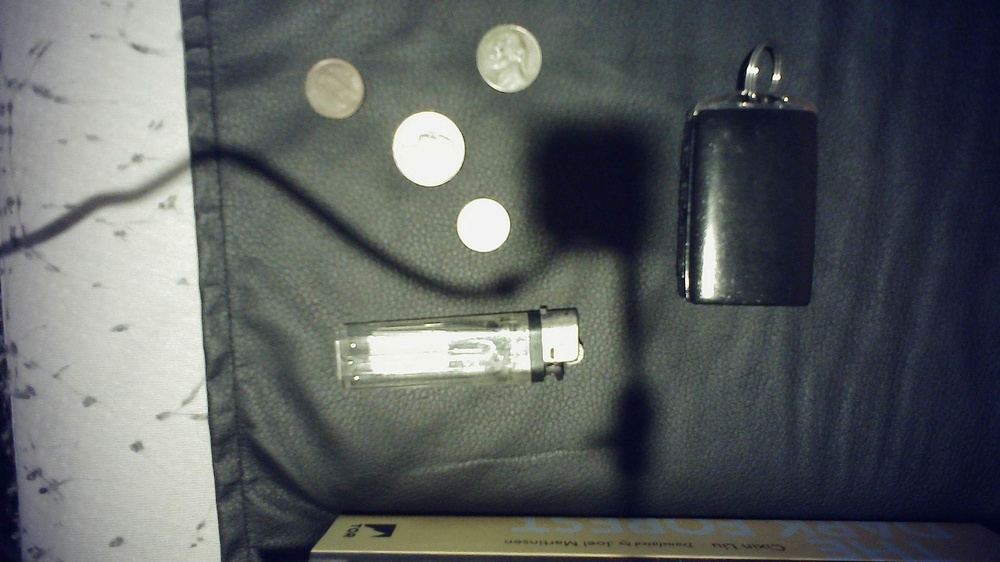
#> input picture Pyimagesearch/capture1.jpg, 1000 x 562 px, shrunk from 1920 x 1080 before the run, given in place of the camera
$ python objet_size3RealTime.py   (older library calls are emulated)
#> lines starting #> are read from the running program, lines starting #| are printed output that depends on the picture; after the words box and inside, x2 and y2 are one past the last pixel; in counts of white or black regions, pixels touching at a corner belong together
from scipy.spatial import distance as dist
from imutils import perspective
from imutils import contours
import numpy as np
import imutils
import cv2


def midpoint(ptA, ptB):
    return ((ptA[0] + ptB[0]) * 0.5, (ptA[1] + ptB[1]) * 0.5)

# Initialize the video capture object
cap = cv2.VideoCapture(0)

# Read the first frame from the video feed
ret, frame = cap.read()
#> frame is the input picture: shape (562, 1000, 3); mean B, G, R 96.3, 95.6, 91.4

# Trackbar callback function
def on_trackbar(value):
    global min_contour_area
    min_contour_area = value

# Create a window for displaying the video feed
cv2.namedWindow("Image")

# Create a trackbar for adjusting the minimum contour area
cv2.createTrackbar("Min Contour Area", "Image", 200, 1000, on_trackbar)

while True:
    # Read the current frame from the video feed
    ret, frame = cap.read()

    # Convert the frame to grayscale and blur it slightly
    gray = cv2.cvtColor(frame, cv2.COLOR_BGR2GRAY)
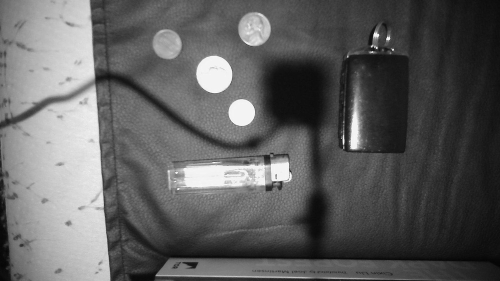
#> gray: shape (562, 1000) (shown at 1/2 size); min 1, max 255, mean 94.5
    gray = cv2.GaussianBlur(gray, (7, 7), 0)

    # Perform edge detection, dilation, and erosion
    edged = cv2.Canny(gray, 50, 100)
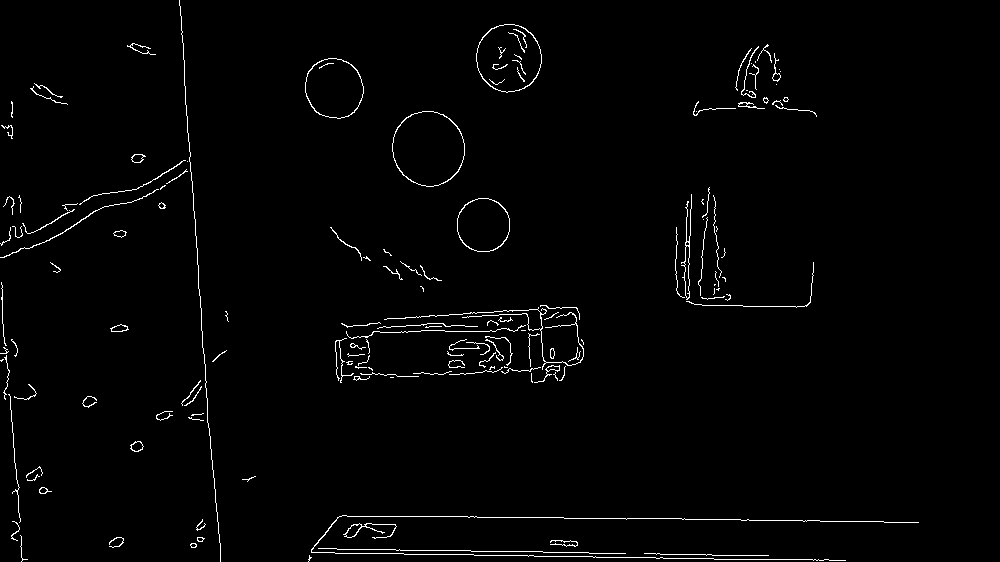
#> edged: shape (562, 1000); 1.6% white in thin lines or dots
    edged = cv2.dilate(edged, None, iterations=1)
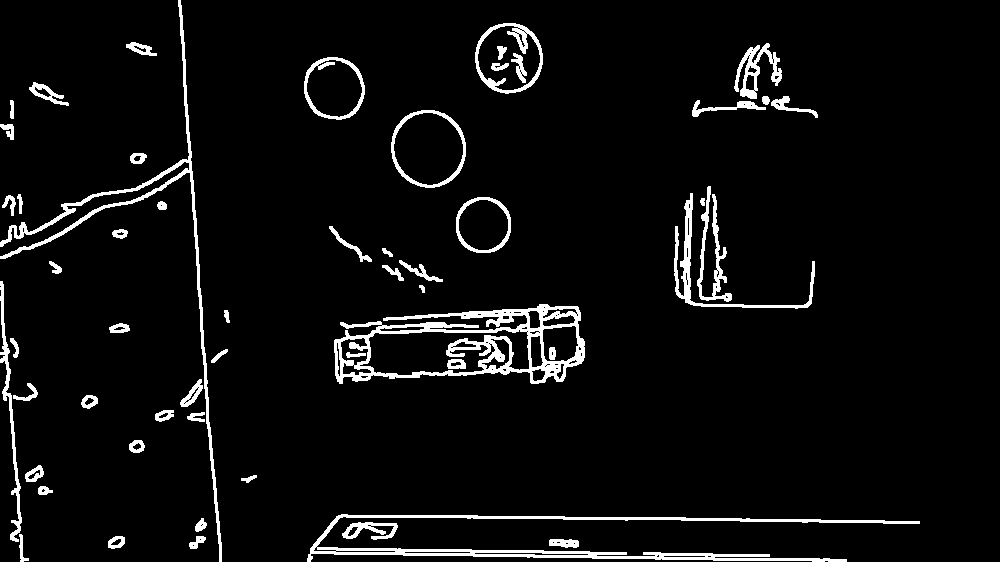
#> edged: shape (562, 1000); 5.1% white; 55 white regions, largest, box (x1, y1, x2, y2) and area: (334, 304, 585, 384) 6211, (307, 514, 920, 562) 4981, (0, 0, 222, 562) 3575
    edged = cv2.erode(edged, None, iterations=1)
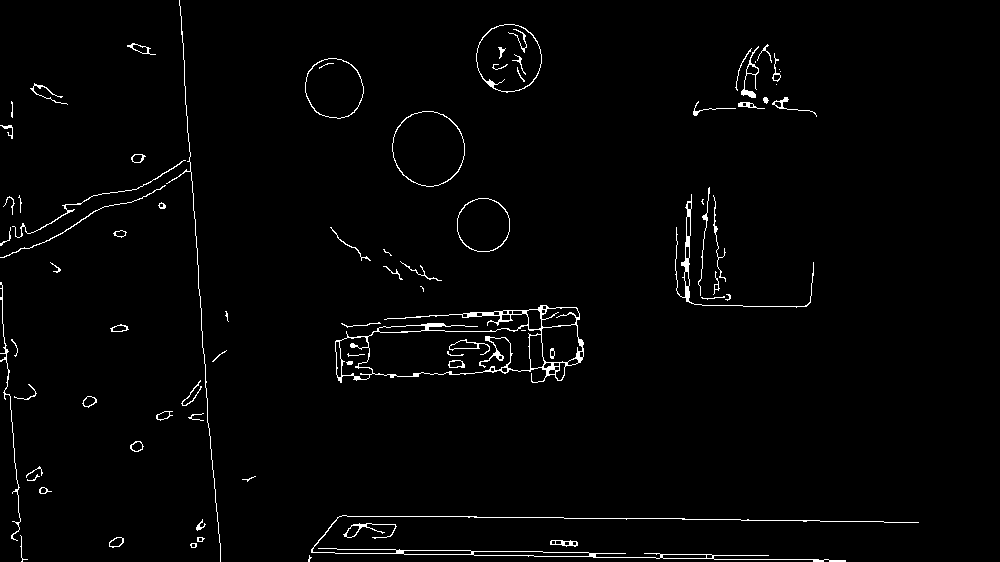
#> edged: shape (562, 1000); 1.8% white in thin lines or dots

    # Find contours in the edge map
    cnts = cv2.findContours(edged.copy(), cv2.RETR_EXTERNAL, cv2.CHAIN_APPROX_SIMPLE)
#> cnts = 68 contours, 31 with area under 20; largest, box (x1, y1, x2, y2) and area: (335, 305, 584, 383) 12037, (392, 111, 465, 187) 4242, (476, 24, 542, 93) 3460, (305, 58, 364, 119) 2740, (457, 198, 510, 252) 2234
    cnts = imutils.grab_contours(cnts)

    # Sort the contours from left-to-right and initialize the 'pixels per metric' calibration variable
    (cnts, _) = contours.sort_contours(cnts)
    pixelsPerMetric = None

    #  Get the current trackbar position
    min_contour_area = cv2.getTrackbarPos("Min Contour Area", "Image")

    # Loop over the contours individually
    for c in cnts:
        # If the contour is not sufficiently large, ignore it
        if cv2.contourArea(c) < 200:
            continue

        # Compute the rotated bounding box of the contour
        orig = frame.copy()
        box = cv2.minAreaRect(c)
        box = cv2.boxPoints(box) if imutils.is_cv2 else cv2.boxPoints(box)
        box = np.array(box, dtype="int")

        # Order the points in the contour, draw the outline of the rotated bounding box, and draw the vertices
        box = perspective.order_points(box)
        cv2.drawContours(orig, [box.astype("int")], -1, (0, 255, 0), 2)
        for (x, y) in box:
            cv2.circle(orig, (int(x), int(y)), 5, (0, 0, 255), -1)

        # Compute the midpoints between the bounding box coordinates
        (tl, tr, br, bl) = box
        (tltrX, tltrY) = midpoint(tl, tr)
        (blbrX, blbrY) = midpoint(bl, br)
        (tlblX, tlblY) = midpoint(tl, bl)
        (trbrX, trbrY) = midpoint(tr, br)

        # Draw the midpoints on the image
        cv2.circle(orig, (int(tltrX), int(tltrY)), 5, (255, 0, 0), -1)
        cv2.circle(orig, (int(blbrX), int(blbrY)), 5, (255, 0, 0), -1)
        cv2.circle(orig, (int(tlblX), int(tlblY)), 5, (255, 0, 0), -1)
        cv2.circle(orig, (int(trbrX), int(trbrY)), 5, (255, 0, 0), -1)

        # Draw lines between the midpoints
        cv2.line(orig, (int(tltrX), int(tltrY)), (int(blbrX), int(blbrY)), (255, 0, 255), 2)
        cv2.line(orig, (int(tlblX), int(tlblY)), (int(trbrX), int(trbrY)), (255, 0, 255), 2)

        # Compute the Euclidean distances between the midpoints
        dA = dist.euclidean((tltrX, tltrY), (blbrX, blbrY))
        dB = dist.euclidean((tlblX, tlblY), (trbrX, trbrY))

        # If the pixels per metric has not been initialized, compute it based on a reference object size
        if pixelsPerMetric is None:
            pixelsPerMetric = dB / 0.955  # Use a reference object width in inches

        # Compute the size of the object
        dimA = dA / pixelsPerMetric
        dimB = dB / pixelsPerMetric

        # Draw the object sizes on the image
        cv2.putText(orig, "{:.1f} in".format(dimA), (int(tltrX - 15), int(tltrY - 10)), cv2.FONT_HERSHEY_SIMPLEX, 0.65,
                    (255, 255, 255), 2)
        cv2.putText(orig, "{:.1f} in".format(dimB), (int(tlblX - 15), int(tlblY - 10)), cv2.FONT_HERSHEY_SIMPLEX, 0.65,
                    (255, 255, 255), 2)

        # Show the output image
        cv2.imshow("Image", orig)
#> this loop made 68 passes
#> (tl, tr, br, bl, tltrX, tltrY, blbrX, blbrY) on pass 35: ([305, 58], [363, 58], [363, 118], [305, 118], 334, 58, 334, 118)
#> after the loop, pixelsPerMetric = 60.73

    # If 'q' is pressed, break from the loop
    if cv2.waitKey(1) == ord("q"):
#> (key q is pressed here)
        break

# Release the video capture object and close all windows
cap.release()
cv2.destroyAllWindows()

$ run again, on Pyimagesearch/capture2.jpg
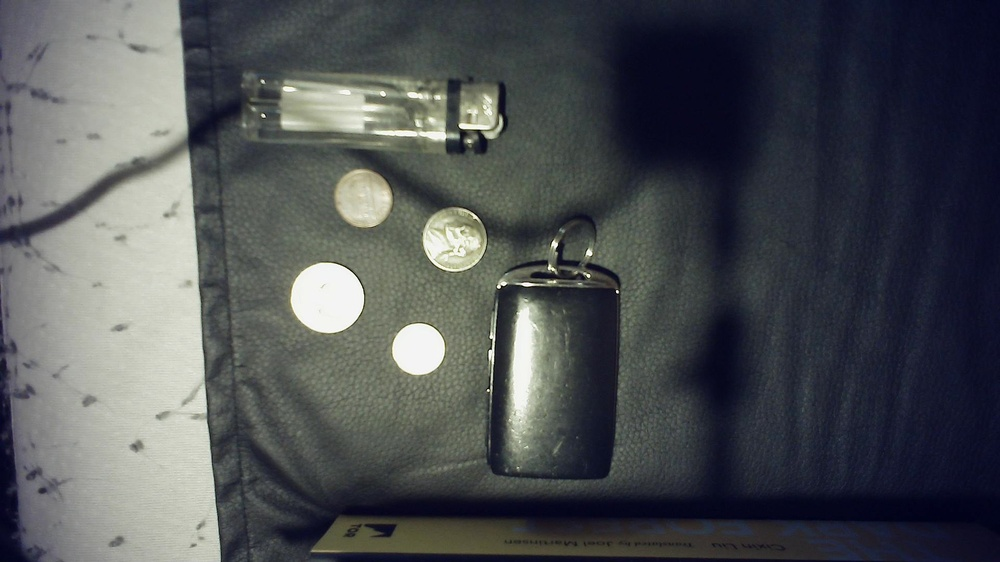
#> input picture Pyimagesearch/capture2.jpg, 1000 x 562 px, shrunk from 1920 x 1080 before the run, given in place of the camera
#> frame is the input picture: shape (562, 1000, 3); mean B, G, R 83.5, 80.7, 77.7
#> `edged = cv2.Canny(gray, 50, 100)`:
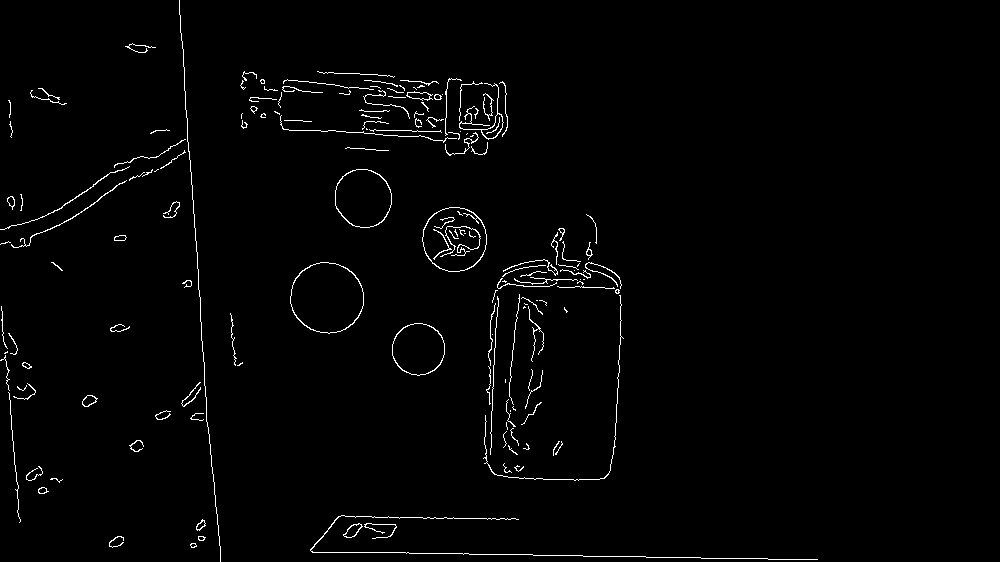
#> edged: shape (562, 1000); 1.6% white in thin lines or dots, all inside (x1, y1, x2, y2) = (0, 0, 818, 562)
#> `edged = cv2.erode(edged, None, iterations=1)`:
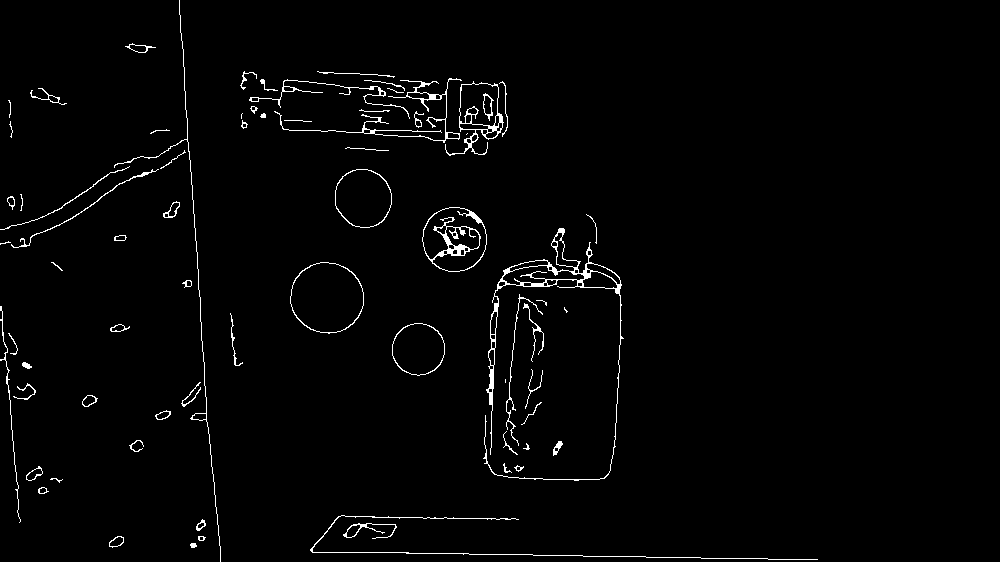
#> edged: shape (562, 1000); 1.8% white in thin lines or dots, all inside (x1, y1, x2, y2) = (0, 0, 818, 562)
#> cnts = 71 contours, 31 with area under 20; largest, box (x1, y1, x2, y2) and area: (290, 262, 364, 334) 4058, (422, 207, 487, 272) 3253, (483, 228, 624, 481) 3143, (335, 169, 392, 228) 2597, (392, 323, 445, 376) 2138
#> the loop `for c in cnts:` made 71 passes
#> (tl, tr, br, bl, tltrX, tltrY, blbrX, blbrY) on pass 41: ([274, 78], [461, 78], [461, 142], [274, 142], 367.5, 78, 367.5, 142)
#> after the loop `for c in cnts:`: pixelsPerMetric = 195.8

$ run again, on Pyimagesearch/capture3.jpg
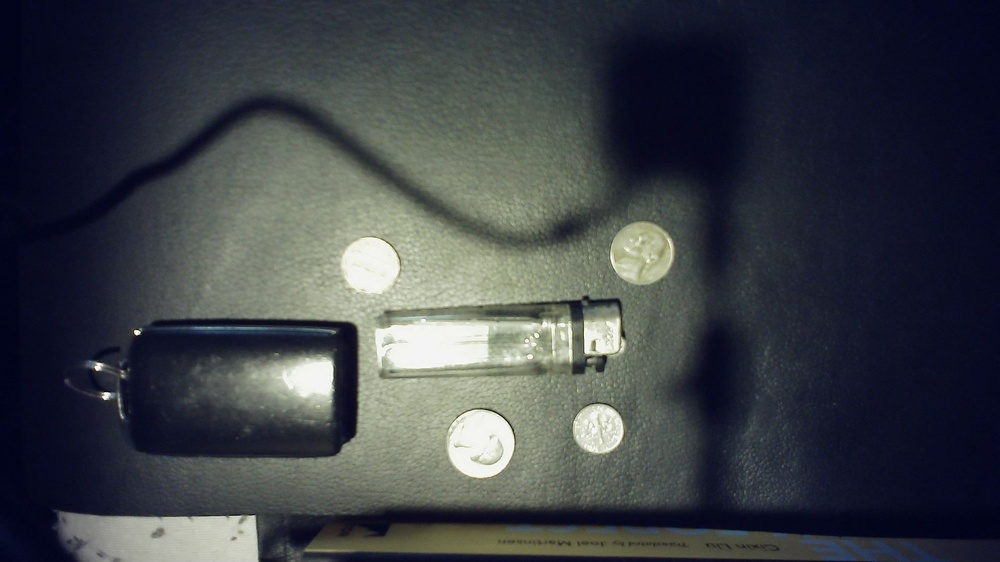
#> input picture Pyimagesearch/capture3.jpg, 1000 x 562 px, shrunk from 1920 x 1080 before the run, given in place of the camera
#> frame is the input picture: shape (562, 1000, 3); mean B, G, R 70.4, 65.2, 61.1
#> `edged = cv2.Canny(gray, 50, 100)`:
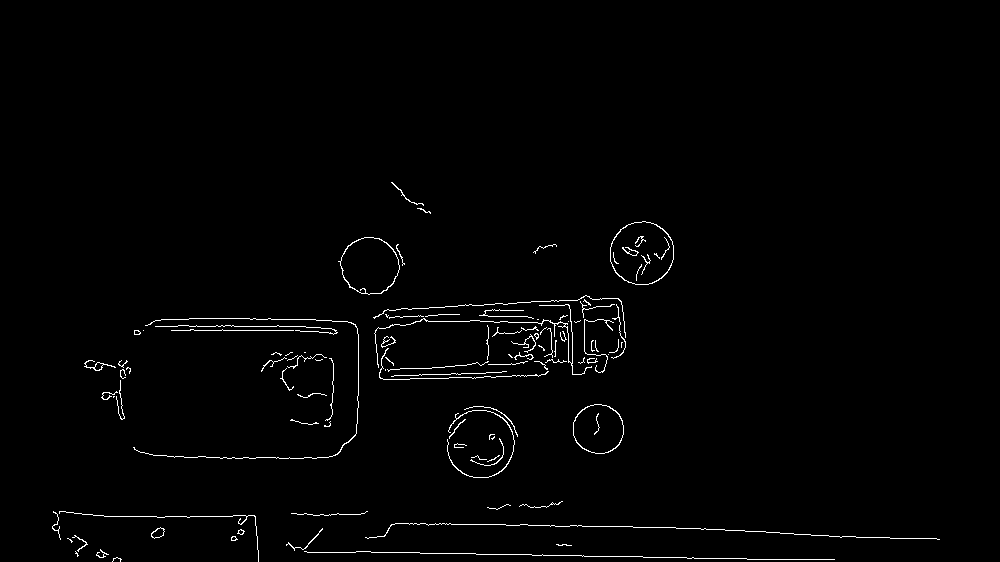
#> edged: shape (562, 1000); 1.3% white in thin lines or dots, all inside (x1, y1, x2, y2) = (52, 182, 940, 562)
#> `edged = cv2.erode(edged, None, iterations=1)`:
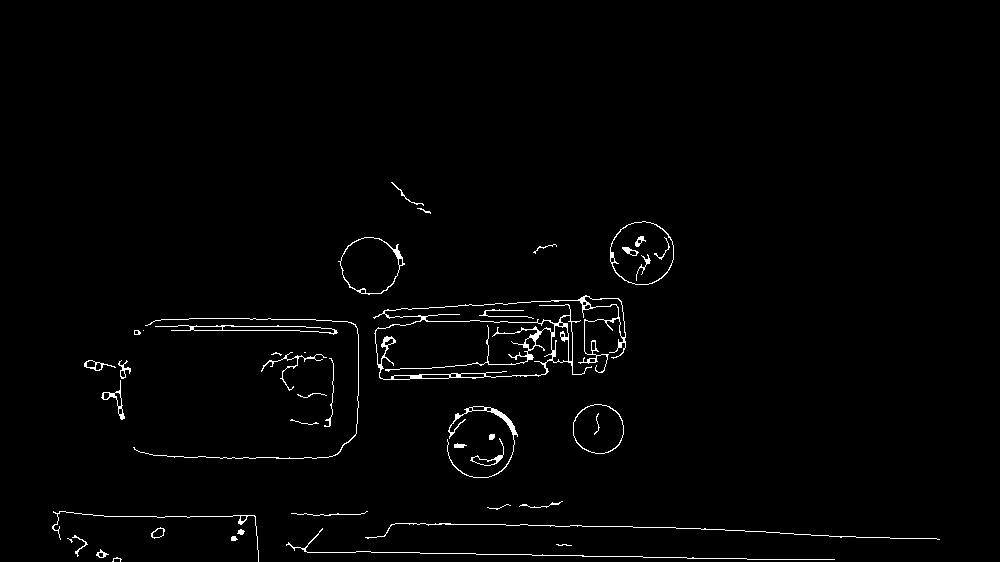
#> edged: shape (562, 1000); 1.5% white in thin lines or dots, all inside (x1, y1, x2, y2) = (52, 182, 940, 562)
#> cnts = 39 contours, 16 with area under 20; largest, box (x1, y1, x2, y2) and area: (373, 295, 626, 380) 11096, (610, 221, 674, 285) 3158, (338, 237, 405, 295) 2658, (573, 404, 624, 454) 1964, (155, 325, 338, 335) 612
#> the loop `for c in cnts:` made 39 passes
#> (tl, tr, br, bl, tltrX, tltrY, blbrX, blbrY) on pass 13: ([155, 321], [336, 334], [337, 326], [154, 329], 245.5, 327.5, 245.5, 327.5)
#> after the loop `for c in cnts:`: pixelsPerMetric = 190.6
